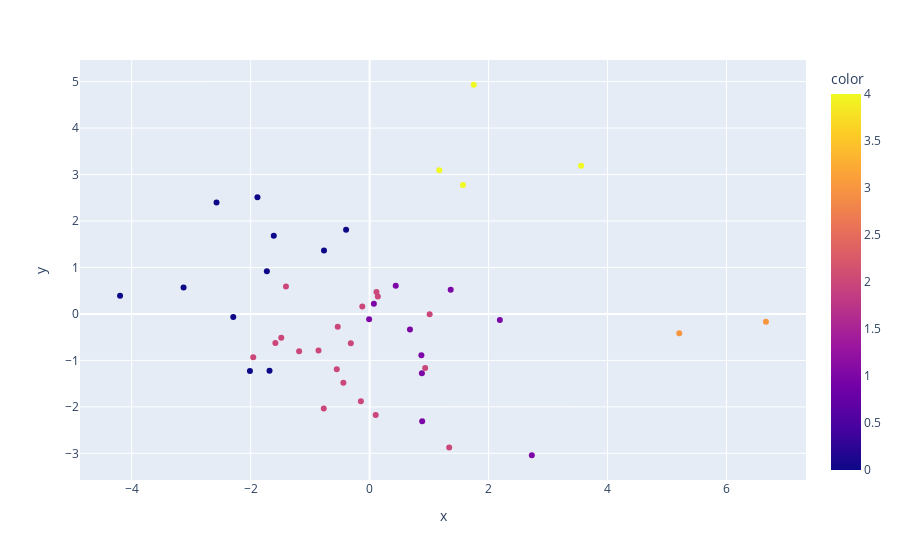

Here is the notebook cell this chart was saved with:
### Code cell
import plotly.express as px
intertia = []
for K in range(1,20):
    kmeans = KMeans(n_clusters=K)
    intertia.append(kmeans.fit(X= X_pca).inertia_)

kmeans = KMeans(n_clusters=5)
groups = kmeans.fit_predict(X=X_pca)
    
plt.plot(range(1,20), intertia)
plt.show()
fig = px.scatter(x=X_pca[:, 0], y=X_pca[:,1], color=groups, hover_name=qb_names)
fig.show()

### Figure 1 — Plotly figure (JSON) as saved in the notebook; plotly's stock layout.template omitted (floating-point values rounded to 4 significant figures)
{"data": [{"hovertemplate": "<b>%{hovertext}</b><br><br>x=%{x}<br>y=%{y}<br>color=%{marker.color}<extra></extra>", "hovertext": ["Aaron Rodgers", "Joe Flacco", "Matthew Stafford", "Andy Dalton", "Russell Wilson", "Kirk Cousins", "Geno Smith", "Derek Carr", "Jameis Winston", "Dak Prescott", "Jared Goff", "Jacoby Brissett", "Deshaun Watson", "Cooper Rush", "Patrick Mahomes", "Mason Rudolph", "Lamar Jackson", "Baker Mayfield", "Josh Allen", "Sam Darnold", "Kyler Murray", "Gardner Minshew", "Drew Lock", "Daniel Jones", "Tyler Huntley", "Tua Tagovailoa", "Jordan Love", "Justin Herbert", "Jalen Hurts", "Joe Burrow", "Justin Fields", "Trevor Lawrence", "Mac Jones", "Brock Purdy", "Aidan O'Connell", "Dorian Thompson-Robinson", "Bryce Young", "Will Levis", "C.J. Stroud", "Anthony Richardson", "Spencer Rattler", "Bo Nix", "Drake Maye", "Jayden Daniels", "Michael Penix", "Caleb Williams"], "legendgroup": "", "marker": {"color": [0, 2, 2, 2, 2, 0, 0, 2, 2, 2, 0, 1, 1, 2, 0, 2, 4, 0, 4, 2, 0, 0, 1, 1, 1, 0, 2, 2, 4, 0, 3, 2, 2, 2, 2, 1, 2, 1, 2, 3, 1, 0, 1, 4, 2, 1], "coloraxis": "coloraxis", "symbol": "circle"}, "mode": "markers", "name": "", "orientation": "v", "showlegend": false, "type": "scatter", "x": [-2.293, -1.185, -1.957, -0.7708, -0.1235, -2.012, -1.728, -1.485, -0.441, -1.584, -4.196, 0.8834, 0.6782, 0.1021, -1.611, -0.3158, 1.75, -1.886, 1.568, -1.407, -0.3958, -1.683, 0.07117, -0.008455, 2.189, -3.128, -0.8592, 0.1375, 3.556, -2.574, 5.205, 0.9338, -0.5523, 0.1151, -0.1471, 2.727, 1.009, 0.8701, -0.5365, 6.663, 0.8786, -0.7673, 1.363, 1.171, 1.338, 0.4385], "xaxis": "x", "y": [-0.06721, -0.8024, -0.9307, -2.034, 0.1582, -1.227, 0.9192, -0.5126, -1.483, -0.6249, 0.3916, -2.311, -0.3328, -2.177, 1.685, -0.6321, 4.933, 2.514, 2.773, 0.5906, 1.81, -1.225, 0.2171, -0.1132, -0.1306, 0.568, -0.7847, 0.3755, 3.19, 2.4, -0.414, -1.165, -1.192, 0.4715, -1.881, -3.042, -0.007743, -0.8881, -0.2764, -0.1659, -1.279, 1.367, 0.5184, 3.09, -2.876, 0.6043], "yaxis": "y"}], "layout": {"coloraxis": {"colorbar": {"title": {"text": "color"}}, "colorscale": [[0, "#0d0887"], [0.1111, "#46039f"], [0.2222, "#7201a8"], [0.3333, "#9c179e"], [0.4444, "#bd3786"], [0.5556, "#d8576b"], [0.6667, "#ed7953"], [0.7778, "#fb9f3a"], [0.8889, "#fdca26"], [1, "#f0f921"]]}, "legend": {"tracegroupgap": 0}, "margin": {"t": 60}, "xaxis": {"anchor": "y", "domain": [0, 1], "title": {"text": "x"}}, "yaxis": {"anchor": "x", "domain": [0, 1], "title": {"text": "y"}}}}
